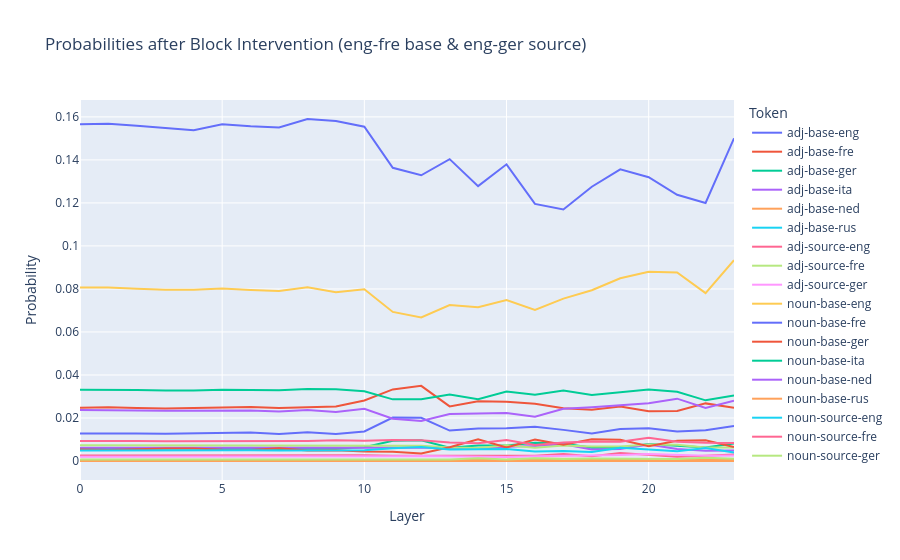

The notebook cell this image was saved under:
### Markdown cell above
### Plotting

### Code cell
# Ensure the 'prob' column is numeric
df['prob'] = pd.to_numeric(df['prob'], errors='coerce')

# Drop rows with NaN in 'prob'
df = df.dropna(subset=['prob'])

# Create a line plot for token probabilities over layers
fig = px.line(
    df.groupby(['token_type', 'layer'], as_index=False)['prob'].mean(),
    x="layer",
    y="prob",
    color="token_type",
    title=f"Probabilities after Block Intervention ({src_lang_base}-{tgt_lang_base} base & {src_lang_source}-{tgt_lang_source} source)",
    labels={"layer": "Layer", "prob": "Probability", "token_type": "Token"},
    # category_orders={"layer": [str(i) for i in range(model.config.n_layer)]},
)

# Show the plot
fig.show()
# fig.write_image(block_intervention_plot_save_path)

### Figure 1 — Plotly figure (JSON) as saved in the notebook; plotly's stock layout.template omitted (floating-point values rounded to 4 significant figures)
{"data": [{"hovertemplate": "Token=adj-base-eng<br>Layer=%{x}<br>Probability=%{y}<extra></extra>", "legendgroup": "adj-base-eng", "line": {"color": "#636efa", "dash": "solid"}, "marker": {"symbol": "circle"}, "mode": "lines", "name": "adj-base-eng", "orientation": "v", "showlegend": true, "type": "scatter", "x": [0, 1, 2, 3, 4, 5, 6, 7, 8, 9, 10, 11, 12, 13, 14, 15, 16, 17, 18, 19, 20, 21, 22, 23], "xaxis": "x", "y": [0.01274, 0.01291, 0.01277, 0.01273, 0.01296, 0.01284, 0.01324, 0.01259, 0.01337, 0.01252, 0.01372, 0.0202, 0.02011, 0.01413, 0.01507, 0.01519, 0.01588, 0.01447, 0.01284, 0.01488, 0.0152, 0.01373, 0.01427, 0.01627], "yaxis": "y"}, {"hovertemplate": "Token=adj-base-fre<br>Layer=%{x}<br>Probability=%{y}<extra></extra>", "legendgroup": "adj-base-fre", "line": {"color": "#EF553B", "dash": "solid"}, "marker": {"symbol": "circle"}, "mode": "lines", "name": "adj-base-fre", "orientation": "v", "showlegend": true, "type": "scatter", "x": [0, 1, 2, 3, 4, 5, 6, 7, 8, 9, 10, 11, 12, 13, 14, 15, 16, 17, 18, 19, 20, 21, 22, 23], "xaxis": "x", "y": [0.02475, 0.02496, 0.02467, 0.02442, 0.02464, 0.02488, 0.02507, 0.02468, 0.02495, 0.02536, 0.02813, 0.03328, 0.03493, 0.0254, 0.02783, 0.02757, 0.02664, 0.02457, 0.0238, 0.02531, 0.02317, 0.02322, 0.02679, 0.02474], "yaxis": "y"}, {"hovertemplate": "Token=adj-base-ger<br>Layer=%{x}<br>Probability=%{y}<extra></extra>", "legendgroup": "adj-base-ger", "line": {"color": "#00cc96", "dash": "solid"}, "marker": {"symbol": "circle"}, "mode": "lines", "name": "adj-base-ger", "orientation": "v", "showlegend": true, "type": "scatter", "x": [0, 1, 2, 3, 4, 5, 6, 7, 8, 9, 10, 11, 12, 13, 14, 15, 16, 17, 18, 19, 20, 21, 22, 23], "xaxis": "x", "y": [0.005676, 0.005756, 0.005689, 0.005648, 0.005706, 0.005801, 0.005872, 0.005638, 0.005844, 0.005779, 0.006389, 0.009418, 0.009646, 0.006186, 0.007238, 0.007251, 0.008456, 0.008192, 0.006205, 0.006208, 0.007963, 0.007062, 0.006296, 0.008199], "yaxis": "y"}, {"hovertemplate": "Token=adj-base-ita<br>Layer=%{x}<br>Probability=%{y}<extra></extra>", "legendgroup": "adj-base-ita", "line": {"color": "#ab63fa", "dash": "solid"}, "marker": {"symbol": "circle"}, "mode": "lines", "name": "adj-base-ita", "orientation": "v", "showlegend": true, "type": "scatter", "x": [0, 1, 2, 3, 4, 5, 6, 7, 8, 9, 10, 11, 12, 13, 14, 15, 16, 17, 18, 19, 20, 21, 22, 23], "xaxis": "x", "y": [0.006105, 0.006126, 0.006083, 0.006046, 0.006062, 0.006171, 0.006133, 0.005994, 0.006093, 0.006261, 0.006169, 0.006381, 0.006328, 0.0063, 0.005611, 0.006681, 0.006951, 0.007773, 0.005325, 0.00557, 0.007654, 0.005529, 0.004813, 0.004828], "yaxis": "y"}, {"hovertemplate": "Token=adj-base-ned<br>Layer=%{x}<br>Probability=%{y}<extra></extra>", "legendgroup": "adj-base-ned", "line": {"color": "#FFA15A", "dash": "solid"}, "marker": {"symbol": "circle"}, "mode": "lines", "name": "adj-base-ned", "orientation": "v", "showlegend": true, "type": "scatter", "x": [0, 1, 2, 3, 4, 5, 6, 7, 8, 9, 10, 11, 12, 13, 14, 15, 16, 17, 18, 19, 20, 21, 22, 23], "xaxis": "x", "y": [0.0005223, 0.0005254, 0.0005216, 0.0005131, 0.000517, 0.0005246, 0.0005163, 0.0005221, 0.0005317, 0.0005287, 0.0005344, 0.0005707, 0.0006178, 0.0005165, 0.000557, 0.0006239, 0.0009938, 0.0009354, 0.0009607, 0.0007714, 0.0007994, 0.0008787, 0.0007685, 0.0006992], "yaxis": "y"}, {"hovertemplate": "Token=adj-base-rus<br>Layer=%{x}<br>Probability=%{y}<extra></extra>", "legendgroup": "adj-base-rus", "line": {"color": "#19d3f3", "dash": "solid"}, "marker": {"symbol": "circle"}, "mode": "lines", "name": "adj-base-rus", "orientation": "v", "showlegend": true, "type": "scatter", "x": [0, 1, 2, 3, 4, 5, 6, 7, 8, 9, 10, 11, 12, 13, 14, 15, 16, 17, 18, 19, 20, 21, 22, 23], "xaxis": "x", "y": [3.426e-07, 3.439e-07, 3.419e-07, 3.4e-07, 3.439e-07, 3.423e-07, 3.406e-07, 3.41e-07, 3.289e-07, 3.353e-07, 3.425e-07, 3.648e-07, 4.84e-07, 4.19e-07, 4.158e-07, 4.659e-07, 4.997e-07, 5.438e-07, 3.738e-07, 4.791e-07, 2.982e-07, 4.615e-07, 3.836e-07, 4.165e-07], "yaxis": "y"}, {"hovertemplate": "Token=adj-source-eng<br>Layer=%{x}<br>Probability=%{y}<extra></extra>", "legendgroup": "adj-source-eng", "line": {"color": "#FF6692", "dash": "solid"}, "marker": {"symbol": "circle"}, "mode": "lines", "name": "adj-source-eng", "orientation": "v", "showlegend": true, "type": "scatter", "x": [0, 1, 2, 3, 4, 5, 6, 7, 8, 9, 10, 11, 12, 13, 14, 15, 16, 17, 18, 19, 20, 21, 22, 23], "xaxis": "x", "y": [0.002534, 0.002567, 0.002554, 0.002504, 0.002503, 0.002535, 0.00254, 0.002472, 0.002591, 0.002622, 0.00273, 0.002495, 0.002422, 0.002479, 0.002501, 0.002352, 0.002485, 0.003231, 0.002237, 0.003689, 0.002885, 0.002021, 0.002465, 0.002985], "yaxis": "y"}, {"hovertemplate": "Token=adj-source-fre<br>Layer=%{x}<br>Probability=%{y}<extra></extra>", "legendgroup": "adj-source-fre", "line": {"color": "#B6E880", "dash": "solid"}, "marker": {"symbol": "circle"}, "mode": "lines", "name": "adj-source-fre", "orientation": "v", "showlegend": true, "type": "scatter", "x": [0, 1, 2, 3, 4, 5, 6, 7, 8, 9, 10, 11, 12, 13, 14, 15, 16, 17, 18, 19, 20, 21, 22, 23], "xaxis": "x", "y": [0.007274, 0.007275, 0.007245, 0.007167, 0.007139, 0.00732, 0.007262, 0.007158, 0.00739, 0.007353, 0.007359, 0.007365, 0.007131, 0.006309, 0.006085, 0.007319, 0.006211, 0.00716, 0.006764, 0.006753, 0.007691, 0.007599, 0.006331, 0.00627], "yaxis": "y"}, {"hovertemplate": "Token=adj-source-ger<br>Layer=%{x}<br>Probability=%{y}<extra></extra>", "legendgroup": "adj-source-ger", "line": {"color": "#FF97FF", "dash": "solid"}, "marker": {"symbol": "circle"}, "mode": "lines", "name": "adj-source-ger", "orientation": "v", "showlegend": true, "type": "scatter", "x": [0, 1, 2, 3, 4, 5, 6, 7, 8, 9, 10, 11, 12, 13, 14, 15, 16, 17, 18, 19, 20, 21, 22, 23], "xaxis": "x", "y": [0.001926, 0.001928, 0.001931, 0.001903, 0.001922, 0.001933, 0.001934, 0.001921, 0.00194, 0.001952, 0.001863, 0.002186, 0.002343, 0.002209, 0.001907, 0.001821, 0.002245, 0.002436, 0.002299, 0.002774, 0.00329, 0.00298, 0.002426, 0.002568], "yaxis": "y"}, {"hovertemplate": "Token=noun-base-eng<br>Layer=%{x}<br>Probability=%{y}<extra></extra>", "legendgroup": "noun-base-eng", "line": {"color": "#FECB52", "dash": "solid"}, "marker": {"symbol": "circle"}, "mode": "lines", "name": "noun-base-eng", "orientation": "v", "showlegend": true, "type": "scatter", "x": [0, 1, 2, 3, 4, 5, 6, 7, 8, 9, 10, 11, 12, 13, 14, 15, 16, 17, 18, 19, 20, 21, 22, 23], "xaxis": "x", "y": [0.0807, 0.08072, 0.0801, 0.07958, 0.07964, 0.08021, 0.07951, 0.07909, 0.08081, 0.07848, 0.07985, 0.06932, 0.06671, 0.07252, 0.07151, 0.0748, 0.07024, 0.07552, 0.07941, 0.08497, 0.08801, 0.08762, 0.07807, 0.09337], "yaxis": "y"}, {"hovertemplate": "Token=noun-base-fre<br>Layer=%{x}<br>Probability=%{y}<extra></extra>", "legendgroup": "noun-base-fre", "line": {"color": "#636efa", "dash": "solid"}, "marker": {"symbol": "circle"}, "mode": "lines", "name": "noun-base-fre", "orientation": "v", "showlegend": true, "type": "scatter", "x": [0, 1, 2, 3, 4, 5, 6, 7, 8, 9, 10, 11, 12, 13, 14, 15, 16, 17, 18, 19, 20, 21, 22, 23], "xaxis": "x", "y": [0.1565, 0.1569, 0.1559, 0.1548, 0.1538, 0.1566, 0.1556, 0.1551, 0.159, 0.1581, 0.1554, 0.1363, 0.1328, 0.1404, 0.1278, 0.1379, 0.1196, 0.1169, 0.1275, 0.1356, 0.132, 0.1238, 0.12, 0.15], "yaxis": "y"}, {"hovertemplate": "Token=noun-base-ger<br>Layer=%{x}<br>Probability=%{y}<extra></extra>", "legendgroup": "noun-base-ger", "line": {"color": "#EF553B", "dash": "solid"}, "marker": {"symbol": "circle"}, "mode": "lines", "name": "noun-base-ger", "orientation": "v", "showlegend": true, "type": "scatter", "x": [0, 1, 2, 3, 4, 5, 6, 7, 8, 9, 10, 11, 12, 13, 14, 15, 16, 17, 18, 19, 20, 21, 22, 23], "xaxis": "x", "y": [0.005329, 0.005124, 0.005418, 0.005853, 0.005809, 0.005228, 0.005107, 0.005899, 0.00491, 0.005001, 0.004403, 0.004342, 0.003517, 0.006404, 0.01006, 0.006333, 0.009968, 0.007536, 0.01015, 0.009868, 0.006912, 0.009381, 0.009689, 0.006482], "yaxis": "y"}, {"hovertemplate": "Token=noun-base-ita<br>Layer=%{x}<br>Probability=%{y}<extra></extra>", "legendgroup": "noun-base-ita", "line": {"color": "#00cc96", "dash": "solid"}, "marker": {"symbol": "circle"}, "mode": "lines", "name": "noun-base-ita", "orientation": "v", "showlegend": true, "type": "scatter", "x": [0, 1, 2, 3, 4, 5, 6, 7, 8, 9, 10, 11, 12, 13, 14, 15, 16, 17, 18, 19, 20, 21, 22, 23], "xaxis": "x", "y": [0.03316, 0.03317, 0.03296, 0.03273, 0.03274, 0.03316, 0.03304, 0.03287, 0.03349, 0.03335, 0.03244, 0.02866, 0.02868, 0.03088, 0.02877, 0.03236, 0.03078, 0.0328, 0.03067, 0.03194, 0.03326, 0.03222, 0.02821, 0.0305], "yaxis": "y"}, {"hovertemplate": "Token=noun-base-ned<br>Layer=%{x}<br>Probability=%{y}<extra></extra>", "legendgroup": "noun-base-ned", "line": {"color": "#ab63fa", "dash": "solid"}, "marker": {"symbol": "circle"}, "mode": "lines", "name": "noun-base-ned", "orientation": "v", "showlegend": true, "type": "scatter", "x": [0, 1, 2, 3, 4, 5, 6, 7, 8, 9, 10, 11, 12, 13, 14, 15, 16, 17, 18, 19, 20, 21, 22, 23], "xaxis": "x", "y": [0.02373, 0.02378, 0.02349, 0.02331, 0.02341, 0.02362, 0.02349, 0.02299, 0.02376, 0.02275, 0.02426, 0.01963, 0.01863, 0.02185, 0.02218, 0.02228, 0.02064, 0.02427, 0.02495, 0.02602, 0.02683, 0.02899, 0.0247, 0.02804], "yaxis": "y"}, {"hovertemplate": "Token=noun-base-rus<br>Layer=%{x}<br>Probability=%{y}<extra></extra>", "legendgroup": "noun-base-rus", "line": {"color": "#FFA15A", "dash": "solid"}, "marker": {"symbol": "circle"}, "mode": "lines", "name": "noun-base-rus", "orientation": "v", "showlegend": true, "type": "scatter", "x": [0, 1, 2, 3, 4, 5, 6, 7, 8, 9, 10, 11, 12, 13, 14, 15, 16, 17, 18, 19, 20, 21, 22, 23], "xaxis": "x", "y": [7.341e-07, 7.275e-07, 7.277e-07, 7.206e-07, 7.225e-07, 7.179e-07, 7.249e-07, 7.259e-07, 7.198e-07, 6.898e-07, 7.213e-07, 6.727e-07, 6.808e-07, 7.922e-07, 8.086e-07, 8.563e-07, 7.252e-07, 9.553e-07, 8.038e-07, 8.849e-07, 6.064e-07, 8.751e-07, 6.217e-07, 7.459e-07], "yaxis": "y"}, {"hovertemplate": "Token=noun-source-eng<br>Layer=%{x}<br>Probability=%{y}<extra></extra>", "legendgroup": "noun-source-eng", "line": {"color": "#19d3f3", "dash": "solid"}, "marker": {"symbol": "circle"}, "mode": "lines", "name": "noun-source-eng", "orientation": "v", "showlegend": true, "type": "scatter", "x": [0, 1, 2, 3, 4, 5, 6, 7, 8, 9, 10, 11, 12, 13, 14, 15, 16, 17, 18, 19, 20, 21, 22, 23], "xaxis": "x", "y": [0.004882, 0.004943, 0.004916, 0.00481, 0.004876, 0.00487, 0.004959, 0.004927, 0.004993, 0.005125, 0.004975, 0.005894, 0.006485, 0.0053, 0.00558, 0.005541, 0.004401, 0.004664, 0.004133, 0.00615, 0.005405, 0.004493, 0.006051, 0.003905], "yaxis": "y"}, {"hovertemplate": "Token=noun-source-fre<br>Layer=%{x}<br>Probability=%{y}<extra></extra>", "legendgroup": "noun-source-fre", "line": {"color": "#FF6692", "dash": "solid"}, "marker": {"symbol": "circle"}, "mode": "lines", "name": "noun-source-fre", "orientation": "v", "showlegend": true, "type": "scatter", "x": [0, 1, 2, 3, 4, 5, 6, 7, 8, 9, 10, 11, 12, 13, 14, 15, 16, 17, 18, 19, 20, 21, 22, 23], "xaxis": "x", "y": [0.00927, 0.009346, 0.009291, 0.009145, 0.009152, 0.009248, 0.009387, 0.00905, 0.009333, 0.009625, 0.009363, 0.009741, 0.009635, 0.008559, 0.008213, 0.00978, 0.007394, 0.008569, 0.009073, 0.008913, 0.01083, 0.008949, 0.008475, 0.0084], "yaxis": "y"}, {"hovertemplate": "Token=noun-source-ger<br>Layer=%{x}<br>Probability=%{y}<extra></extra>", "legendgroup": "noun-source-ger", "line": {"color": "#B6E880", "dash": "solid"}, "marker": {"symbol": "circle"}, "mode": "lines", "name": "noun-source-ger", "orientation": "v", "showlegend": true, "type": "scatter", "x": [0, 1, 2, 3, 4, 5, 6, 7, 8, 9, 10, 11, 12, 13, 14, 15, 16, 17, 18, 19, 20, 21, 22, 23], "xaxis": "x", "y": [0.0006785, 0.0006642, 0.0006881, 0.0007479, 0.0007406, 0.0006723, 0.000668, 0.0007359, 0.0006199, 0.0006351, 0.0005169, 0.0005926, 0.0005618, 0.000736, 0.001319, 0.0007471, 0.001325, 0.0008799, 0.001114, 0.001117, 0.0008563, 0.0009369, 0.001499, 0.001086], "yaxis": "y"}], "layout": {"legend": {"title": {"text": "Token"}, "tracegroupgap": 0}, "title": {"text": "Probabilities after Block Intervention (eng-fre base & eng-ger source)"}, "xaxis": {"anchor": "y", "domain": [0.0, 1.0], "title": {"text": "Layer"}}, "yaxis": {"anchor": "x", "domain": [0.0, 1.0], "title": {"text": "Probability"}}}}
